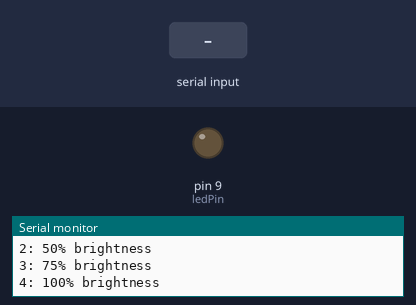
Bench run of a sketch on a simulated Arduino Uno, built with avr-gcc and run on an emulated ATmega328P. On the bench: output pins drawn as LEDs (lit = HIGH), the last lines printed to the serial monitor. The test bench sets the inputs (shaded band).

Above: at 1.2 s.
1.3 s: "1\n" received over Serial
At 1.7 s:
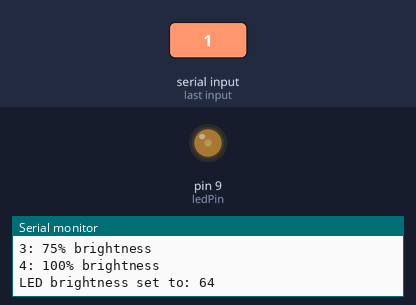
2.8 s: "2\n" received over Serial
At 4.0 s:
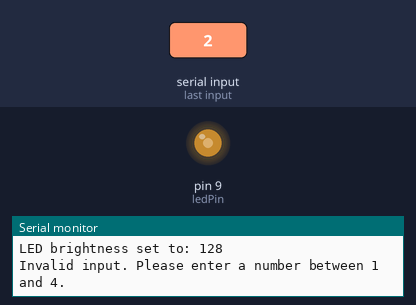
4.3 s: "3\n" received over Serial
At 5.2 s:
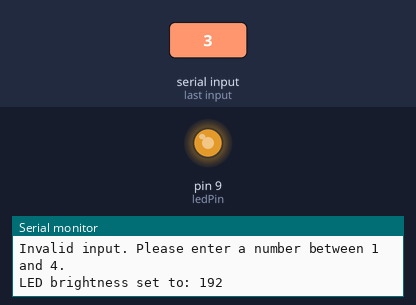
5.8 s: "4\n" received over Serial
At 6.4 s:
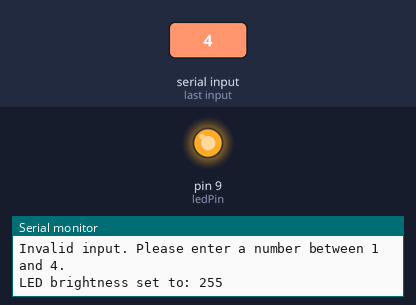
Timing chart, 0 to 8.3 s (numbered marks = the images above; inputs shaded):
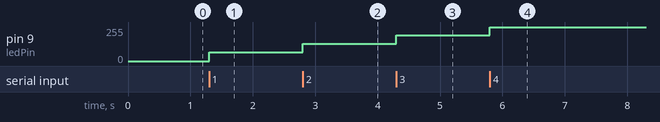

Measured:
- after the input at 1.3 s, pin 9 (ledPin): 0/255 → 64/255 at once
- after the input at 2.8 s, pin 9 (ledPin): 64/255 → 128/255 at once
- after the input at 4.3 s, pin 9 (ledPin): 128/255 → 192/255 at once
- after the input at 5.8 s, pin 9 (ledPin): 192/255 → 255/255 at once

The sketch:

Pin13LedBlinking.ino
```cpp
int ledPin = 9;  // PWM pin connected to the LED
int brightness = 0;  // Variable to hold the brightness level

void setup() {
  pinMode(ledPin, OUTPUT);
  Serial.begin(115200);  // Start serial communication
  Serial.println("Enter a number (1, 2, 3, or 4) to set LED brightness:");
  Serial.println("1: 25% brightness");
  Serial.println("2: 50% brightness");
  Serial.println("3: 75% brightness");
  Serial.println("4: 100% brightness");
}

void loop() {
  // Check if data is available in the serial buffer
  if (Serial.available() > 0) {
    int userInput = Serial.parseInt();  // Get user input (integer)

    // If input is valid, map it to brightness
    switch (userInput) {
      case 1:
        brightness = 64;  // 25% brightness
        break;
      case 2:
        brightness = 128;  // 50% brightness
        break;
      case 3:
        brightness = 192;  // 75% brightness
        break;
      case 4:
        brightness = 255;  // 100% brightness
        break;
      default:
        Serial.println("Invalid input. Please enter a number between 1 and 4.");
        return;
    }

    analogWrite(ledPin, brightness);  // Set the LED brightness
    Serial.print("LED brightness set to: ");
    Serial.println(brightness);  // Print the brightness level
  }
}
```
